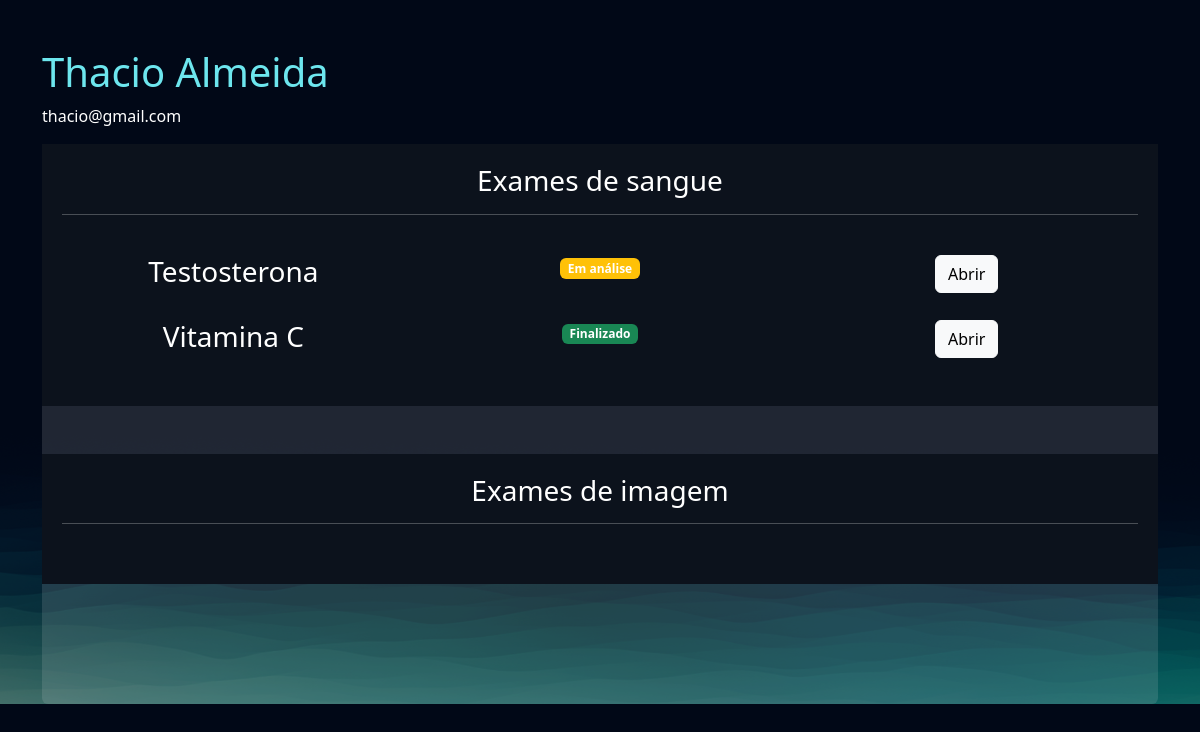
/empresarial/cliente/1 (signed in), run on the app's committed database.
### exames/models.py (models this page shows, shortened)
class SolicitacaoExame(models.Model):
    choice_status = (
        ('E', 'Em análise'),
        ('F', 'Finalizado')
    )
    usuario = models.ForeignKey(User, on_delete=models.DO_NOTHING)
    exame = models.ForeignKey(TiposExames, on_delete=models.DO_NOTHING)
    status = models.CharField(max_length=2, choices=choice_status)
    resultado = models.FileField(upload_to="resultados", null=True, blank=True)
    requer_senha = models.BooleanField(default=False)
    senha = models.CharField(max_length=16, null=True, blank=True)
    def badge_template(self):
        if self.status == 'E':
            classes_css = 'bg-warning text dark'
            texto = 'Em análise'
        elif self.status == 'F':
            classes_css = 'bg-success'
            texto = 'Finalizado'
        return mark_safe(f"<span class='badge bg-primary {classes_css}'>{texto}</span>")

class TiposExames(models.Model):
    tipo_choices = (
        ('I', 'Exame de imagem'),
        ('S', 'Exame de sangue')
    )
    nome = models.CharField(max_length=50)
    tipo = models.CharField(max_length=1, choices=tipo_choices)
    preco = models.FloatField()
    disponivel = models.BooleanField(default=True)
    horario_inicial = models.IntegerField()
    horario_final = models.IntegerField()

### empresarial/views.py (the view)
# urls.py: path('cliente/<int:cliente_id>', views.cliente, name="cliente"),
@staff_member_required
def cliente(request, cliente_id):
    cliente = User.objects.get(id=cliente_id)
    exames = SolicitacaoExame.objects.filter(usuario=cliente)
    return render(request, 'cliente.html', {'cliente': cliente, 'exames': exames})

### empresarial/templates/cliente.html (shortened to what this page needs)
{% extends "bases/base.html" %}
{% load static %}
{% block 'head' %}
    <link href="{% static 'exames/css/css.css' %}" rel="stylesheet">
    <link href="{% static 'exames/css/gerenciar_pedidos.css' %}" rel="stylesheet">
    <link href="{% static 'exames/css/gerenciar_exames.css' %}" rel="stylesheet">
{% endblock 'head' %}
{% block 'conteudo' %}
    <br>
    <br>
    <div class="container">
        <h3 class="font-destaque">{{cliente.get_full_name}}</h3>
        <p>{{cliente.email}}</p>
        <div class="card card-view">
            <div class="sub-card">
                <h3>Exames de sangue</h3>
                <hr>
                <br>
                {% for exame in exames  %}
                    {% if  exame.exame.tipo == 'S'%}
                        <div class="row">
                            <div class="col-md"><h3>{{exame.exame.nome}}</h3></div>
                            <div class="col-md">{{exame.badge_template}}</div>
                            <div class="col-md">
                                <a href="{% url 'exame_cliente' exame.id %}" class="btn btn-light">Abrir</a>
                            </div>
                        </div>
                        <br>
                    {% endif %}
                {% endfor %}
            </div>
            <br>
            <br>
            <div class="sub-card">
                <h3>Exames de imagem</h3>
                <hr>
                <br>
            </div>
        </div>
    </div>
{% endblock 'conteudo' %}

### templates/static/geral/css/base.css (style rules this page uses)
:root { --main-color: #151C34; --dark-color: #0C121C; --light-color: #6DE6EE; --contrast-color: #f4c96b; --differential-color: #066668; }
* { color: white }
.font-destaque { color: var(--light-color); font-size: 40px; }

### templates/static/exames/css/css.css (style rules this page uses)
body { background-image: url('/static/geral/img/bg2.png'); background-size: cover; }
.card { background-color: rgba(217, 217, 217, .14); color: white; padding: 15px; }

### templates/static/exames/css/gerenciar_pedidos.css (style rules this page uses)
.card-view { text-align: center; padding: 0; border: none; height: 70vh; }

### templates/static/exames/css/gerenciar_exames.css (style rules this page uses)
.sub-card { background-color: var(--dark-color); padding: 20px; }

### data on the page
SolicitacaoExame: exame.nome "Testosterona", badge_template "Em análise"
SolicitacaoExame: exame.nome "Vitamina C", badge_template "Finalizado"

### other printed values
{{ cliente.get_full_name }} "Thacio Almeida"
{{ cliente.email }} "thacio@gmail.com"
